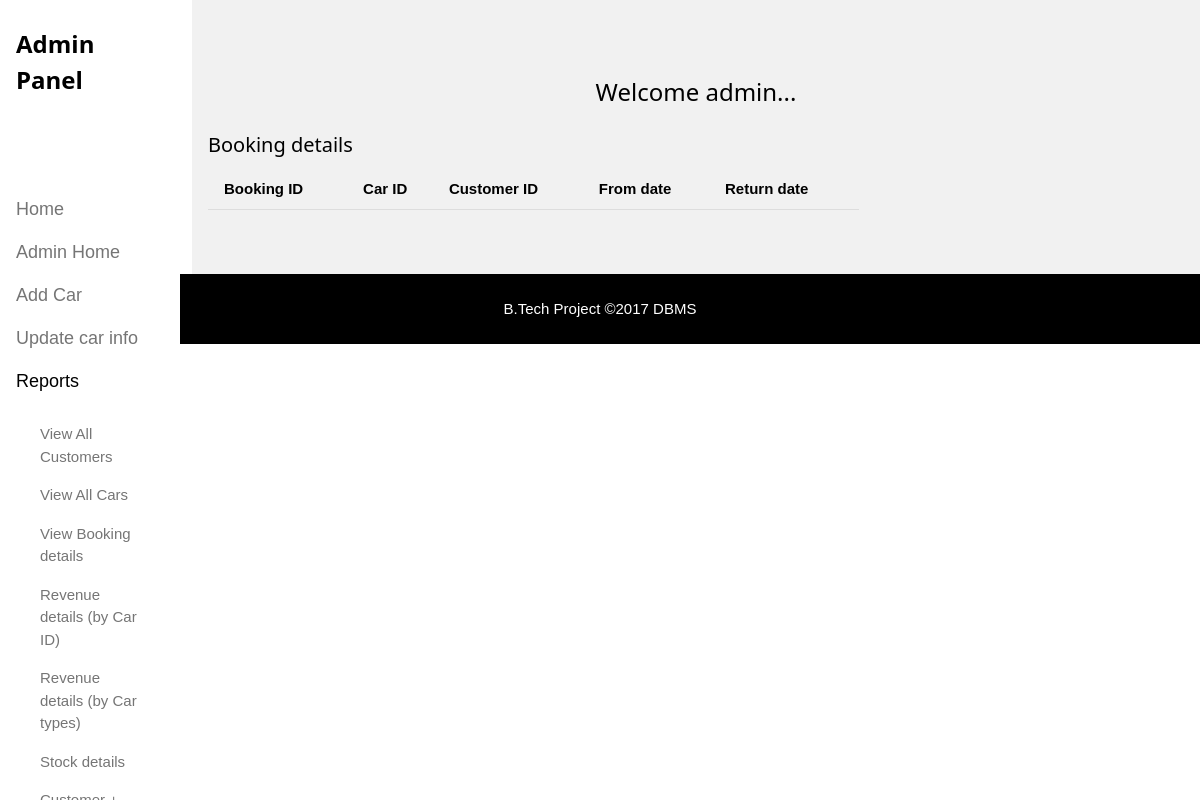
The page /booking_details.php on the database as committed earlier.
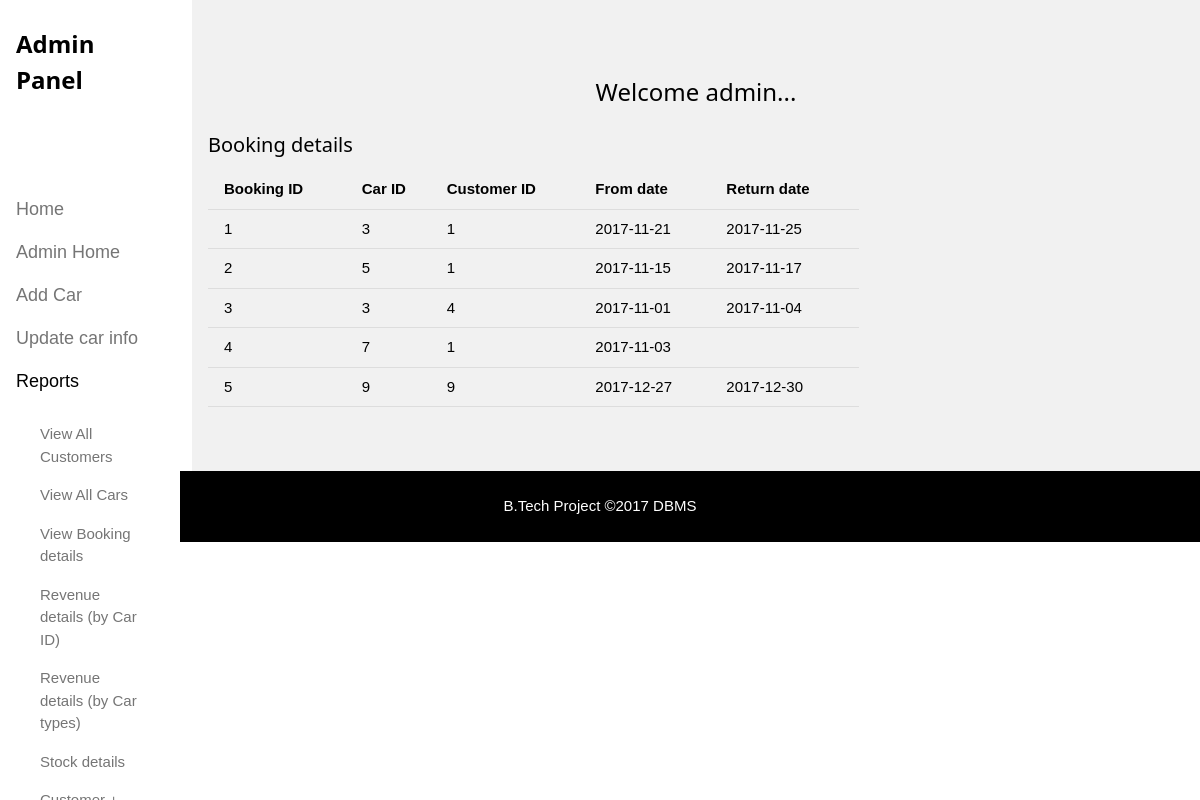
The same page on the database as committed later.
### tables this page shows
CREATE TABLE `booking_details` (
  `booking_id` int(20) NOT NULL,
  `car_id` int(11) NOT NULL,
  `cust_id` int(11) NOT NULL,
  `from_date` date NOT NULL,
  `return_date` date DEFAULT NULL
);

### booking_details.php (the view, shortened to what this page needs)
<!DOCTYPE html>
<html>
<link rel="stylesheet" type="text/css" href="w3.css">
<body class="w3-content" style="max-width:1200px">
<nav class="w3-sidebar w3-bar-block w3-white w3-collapse w3-top" style="width:15%" id="mySidebar">
  <div class="w3-container w3-display-container w3-padding-16">
    <h3><b>Admin Panel</b></h3>
  </div>
  <div class="w3-padding-64 w3-large w3-text-grey">
    <a href="index.php" class="w3-bar-item w3-button">Home</a>
    <a href="adminpage.html" class="w3-bar-item w3-button">Admin Home</a>
    <a href="addcar.php" class="w3-bar-item w3-button">Add Car</a>
    <a href="updatecar.php" class="w3-bar-item w3-button">Update car info</a>
    <a onclick="myAccFunc()" href="javascript:void(0)" class="w3-button w3-block w3-white w3-left-align" id="myBtn">
      Reports <i class="fa fa-caret-down"></i>
    </a>
    <div id="demoAcc" class="w3-bar-block w3-hide w3-padding-large w3-medium">
      <a href="viewcust.php" class="w3-bar-item w3-button">View All Customers</a>
      <a href="viewcar.php" class="w3-bar-item w3-button">View All Cars</a>
      <a href="booking_details.php" class="w3-bar-item w3-button">View Booking details</a>
      <a href="revcarid.php" class="w3-bar-item w3-button">Revenue details (by Car ID)</a>
      <a href="revcartype.php" class="w3-bar-item w3-button">Revenue details (by Car types)</a>
      <a href="stockdetails.php" class="w3-bar-item w3-button">Stock details</a>
      <a href="custbook.php" class="w3-bar-item w3-button">Customer + rented details</a>
  </div>
</nav>
<div class="w3-row-padding w3-light-grey w3-padding-64 w3-container" style="margin-left:16%">
  <h3 class="w3-center">Welcome admin...</h3>
  <div class="w3-content">
    <div class="w3-twothird">
      <h4>Booking details</h4>
      <?php
      include 'setup.php';
      $sql = "SELECT * FROM booking_details";
      $result = mysqli_query($conn, $sql);
      echo "<table class='w3-table w3-bordered'>";
      echo'<th>Booking ID</th><th>Car ID</th><th>Customer ID</th><th>From date</th><th>Return date</th>';
      while($data = mysqli_fetch_array($result))
      {
      echo'<tr>';
      echo '<td>'.$data['booking_id'].'</td><td>'.$data['car_id'].'</td><td>'.$data['cust_id'].'</td><td>'.$data['from_date'].'</td><td>'.$data['return_date'].'</td>';
      echo'</tr>';
      }
      echo "</table>";
      ?>
    </div>
  </div>
</div>
  <div class="w3-black w3-center w3-padding-24">B.Tech Project  &copy2017  DBMS</div>
</body>
</html>

### w3.css (style rules this page uses)
html { box-sizing:border-box }
*,*:before,*:after { box-sizing:inherit }
html { -ms-text-size-adjust:100%;-webkit-text-size-adjust:100% }
body { margin:0 }
article,aside,details,figcaption,figure,footer,header,main,menu,nav,section,summary { display:block }
a { background-color:transparent;-webkit-text-decoration-skip:objects }
html,body { font-family:Verdana,sans-serif;font-size:15px;line-height:1.5 }
html { overflow-x:hidden }
h3 { font-size:24px }
h4 { font-size:20px }
h1,h2,h3,h4,h5,h6 { font-family:"Segoe UI",Arial,sans-serif;font-weight:400;margin:10px 0 }
a { color:inherit }
.w3-table,.w3-table-all { border-collapse:collapse;border-spacing:0;width:100%;display:table }
.w3-bordered tr,.w3-table-all tr { border-bottom:1px solid #ddd }
.w3-table td,.w3-table th,.w3-table-all td,.w3-table-all th { padding:8px 8px;display:table-cell;text-align:left;vertical-align:top }
.w3-table th:first-child,.w3-table td:first-child,.w3-table-all th:first-child,.w3-table-all td:first-child { padding-left:16px }
.w3-btn,.w3-button { border:none;display:inline-block;outline:0;padding:8px 16px;vertical-align:middle;overflow:hidden;text-decoration:none;color:inherit;background-color:inherit;text-align:center;cursor:pointer;white-space:nowrap }
.w3-btn,.w3-button { -webkit-touch-callout:none;-webkit-user-select:none;-khtml-user-select:none;-moz-user-select:none;-ms-user-select:none;user-select:none }
.w3-tooltip,.w3-display-container { position:relative }
.w3-sidebar { height:100%;width:200px;background-color:#fff;position:fixed!important;z-index:1;overflow:auto }
.w3-bar-block .w3-bar-item { width:100%;display:block;padding:8px 16px;text-align:left;border:none;outline:none;white-space:normal;float:none }
.w3-block { display:block;width:100% }
.w3-container:after,.w3-container:before,.w3-panel:after,.w3-panel:before,.w3-row:after,.w3-row:before,.w3-row-padding:after,.w3-row-padding:before, .w3-cell-row:before,.w3-cell-row:after,.w3-clear:after,.w3-clear:before,.w3-bar:before,.w3-bar:after { content:"";display:table;clear:both }
.w3-col,.w3-half,.w3-third,.w3-twothird,.w3-threequarter,.w3-quarter { float:left;width:100% }
@media (min-width:601px) { .w3-col.m8,.w3-twothird { width:66.66666% } }
.w3-content { max-width:980px;margin:auto }
.w3-hide { display:none!important }
.w3-show-block,.w3-show { display:block!important }
@media (min-width:993px) { .w3-sidebar.w3-collapse { display:block!important } }
.w3-top,.w3-bottom { position:fixed;width:100%;z-index:1 }
.w3-top { top:0 }
.w3-row-padding,.w3-row-padding>.w3-half,.w3-row-padding>.w3-third,.w3-row-padding>.w3-twothird,.w3-row-padding>.w3-threequarter,.w3-row-padding>.w3-quarter,.w3-row-padding>.w3-col { padding:0 8px }
.w3-container,.w3-panel { padding:0.01em 16px }
.w3-medium { font-size:15px!important }
.w3-large { font-size:18px!important }
.w3-left-align { text-align:left!important }
.w3-center { text-align:center!important }
.w3-padding-large { padding:12px 24px!important }
.w3-padding-16 { padding-top:16px!important;padding-bottom:16px!important }
.w3-padding-24 { padding-top:24px!important;padding-bottom:24px!important }
.w3-padding-64 { padding-top:64px!important;padding-bottom:64px!important }
.w3-white,.w3-hover-white:hover { color:#000!important;background-color:#fff!important }
.w3-black,.w3-hover-black:hover { color:#fff!important;background-color:#000!important }
.w3-light-grey,.w3-hover-light-grey:hover,.w3-light-gray,.w3-hover-light-gray:hover { color:#000!important;background-color:#f1f1f1!important }
.w3-text-grey,.w3-hover-text-grey:hover,.w3-text-gray,.w3-hover-text-gray:hover { color:#757575!important }

Rows that differ between the two databases and show on the page:
added booking_details: booking_id "1", car "3", cust "1", from_date "2017-11-21", return_date "2017-11-25"
added booking_details: booking_id "2", car "5", cust "1", from_date "2017-11-15", return_date "2017-11-17"
added booking_details: booking_id "3", car "3", cust "4", from_date "2017-11-01", return_date "2017-11-04"
added booking_details: booking_id "4", car "7", cust "1", from_date "2017-11-03"
added booking_details: booking_id "5", car "9", cust "9", from_date "2017-12-27", return_date "2017-12-30"
